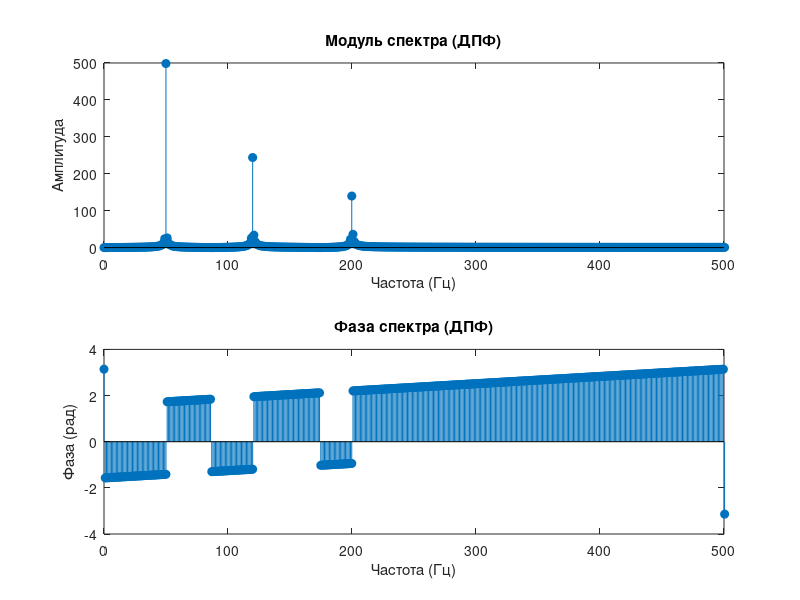
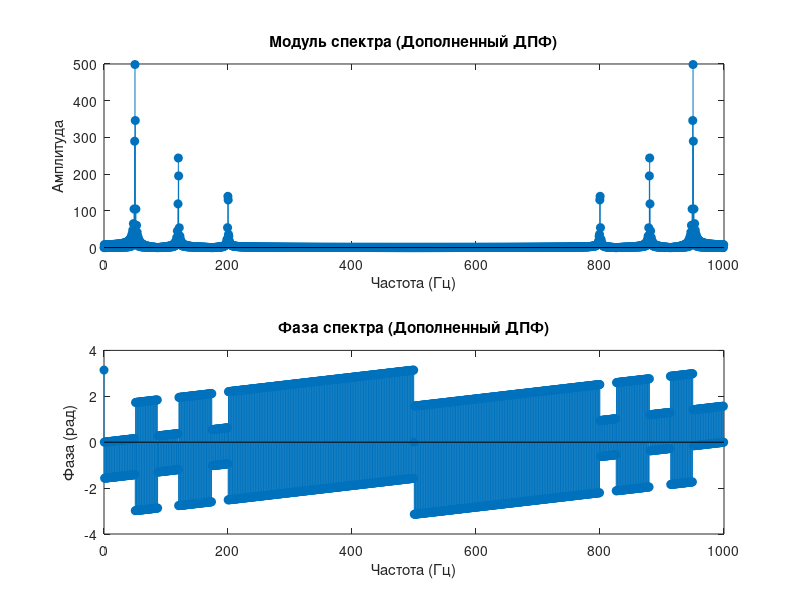

Here is the MATLAB script that generated these plots, in order:
% spectrum_analysis_full.m
% Полный анализ спектра сигнала: ДПФ, оценка ширины спектра, дополнение, и измерение скорости расчетов.

% Определение нового дискретного сигнала
Fs = 1000; % Частота дискретизации
t = 0:1/Fs:1; % Временной вектор
input_signal = sin(2*pi*50*t) + 0.5*sin(2*pi*120*t) + 0.3*sin(2*pi*200*t); % Новый сигнал

% 1. Расчет ДПФ
N = length(input_signal); % Длина сигнала
X = fft(input_signal); % ДПФ сигнала
f = (0:N-1)*(Fs/N); % Частотный вектор

% Модуль и фаза ДПФ
magnitude = abs(X);
phase = angle(X);

% Построение графиков модуля и фазы
figure;

% График модуля
subplot(2, 1, 1);
stem(f, magnitude, 'filled');
title('Модуль спектра (ДПФ)');
xlabel('Частота (Гц)');
ylabel('Амплитуда');
xlim([0 Fs/2]); % Ограничение по оси X

% График фазы
subplot(2, 1, 2);
stem(f, phase, 'filled');
title('Фаза спектра (ДПФ)');
xlabel('Частота (Гц)');
ylabel('Фаза (рад)');
xlim([0 Fs/2]); % Ограничение по оси X

% 2. Оценка ширины спектра сигнала
energy = sum(input_signal.^2); % Энергия исходного сигнала
disp(['Энергия сигнала: ', num2str(energy)]);

X_copy = X; % Копия ДПФ
Nmax = 0; % Начальное значение
cumulative_energy = 0; % Начальная сумма энергии
percentage_threshold = 0.9; % Порог для энергии

while true
    Nmax = Nmax + 1; % Увеличение индекса
    if Nmax > length(X_copy) / 2 % Проверка на предел
        break;
    end
    
    harmonic_energy = abs(X_copy(Nmax))^2; % Энергия текущей гармоники
    cumulative_energy = cumulative_energy + harmonic_energy; % Обновление суммы энергии
    
    % Проверка условия на 90% энергии
    if cumulative_energy / energy >= percentage_threshold
        break;
    end
end

disp(['Минимальное количество гармоник для 90% энергии: ', num2str(Nmax)]);

% 3. Дополнение сигнала нулями
input_signal_extended = [input_signal, zeros(1, N)]; % Копия с добавлением нулей
N_extended = length(input_signal_extended); % Новая длина сигнала

% Вычисление ДПФ для дополненного сигнала
X_extended = fft(input_signal_extended); % ДПФ дополненного сигнала
f_extended = (0:N_extended-1)*(Fs/N_extended); % Новый частотный вектор

% Модуль и фаза ДПФ дополненного сигнала
magnitude_extended = abs(X_extended);
phase_extended = angle(X_extended);

% Построение графиков модуля и фазы для дополненного сигнала
figure;

% График модуля
subplot(2, 1, 1);
stem(f_extended, magnitude_extended, 'filled');
title('Модуль спектра (Дополненный ДПФ)');
xlabel('Частота (Гц)');
ylabel('Амплитуда');
xlim([0 Fs]); % Ограничение по оси X

% График фазы
subplot(2, 1, 2);
stem(f_extended, phase_extended, 'filled');
title('Фаза спектра (Дополненный ДПФ)');
xlabel('Частота (Гц)');
ylabel('Фаза (рад)');
xlim([0 Fs]); % Ограничение по оси X

% 4. Измерение скорости расчетов при вычислении ДПФ по прямой формуле
% Создание матрицы преобразования
T = zeros(N); % Квадратная матрица
for k = 1:N
    for n = 1:N
        T(k, n) = exp(-2*pi*1i*(k-1)*(n-1)/N); % Заполнение матрицы
    end
end

% Измерение времени вычислений
tic;
X_direct = T * input_signal.'; % Прямое умножение
time_direct = toc;

disp(['Время вычисления ДПФ по прямой формуле: ', num2str(time_direct), ' секунд']);

% 5. Измерение скорости расчетов при вычислении ДПФ с использованием быстрого алгоритма
tic;
X_fft = fft(input_signal); % Быстрое преобразование
time_fft = toc;

disp(['Время вычисления ДПФ с использованием fft: ', num2str(time_fft), ' секунд']);
